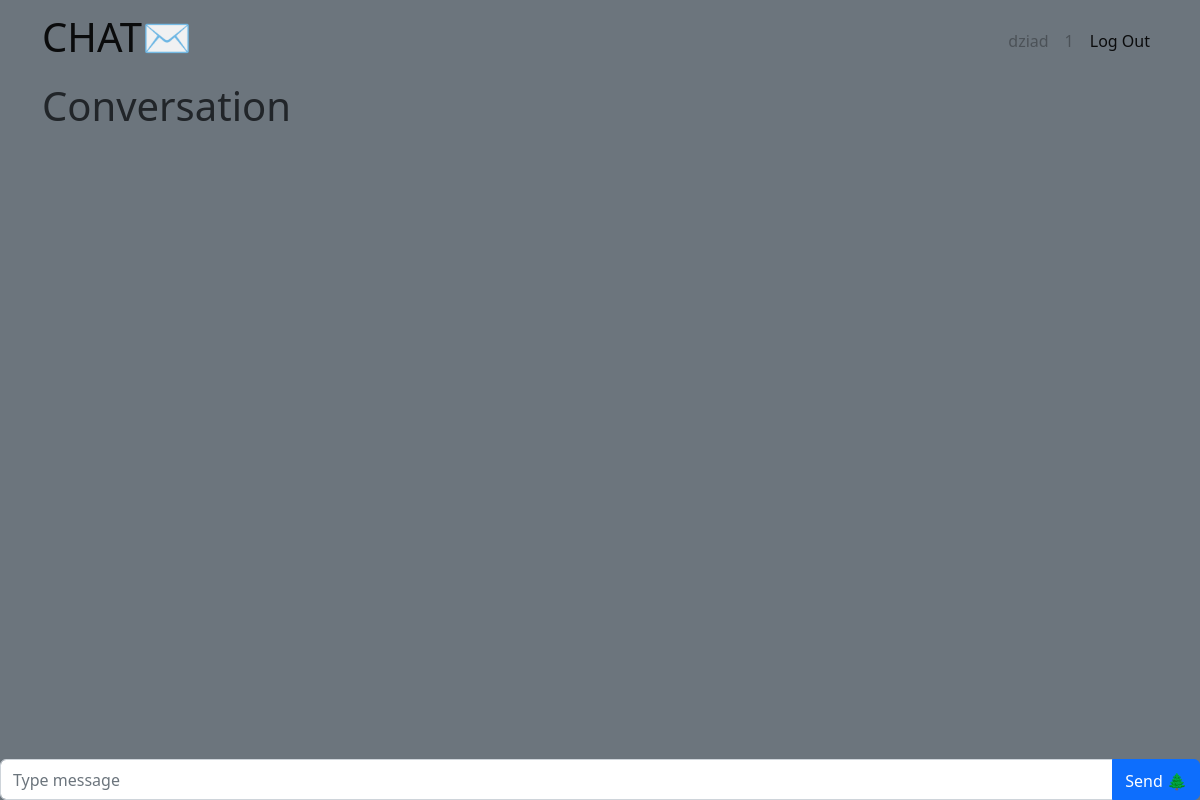
The app's page /conv/6 (signed in), older data.
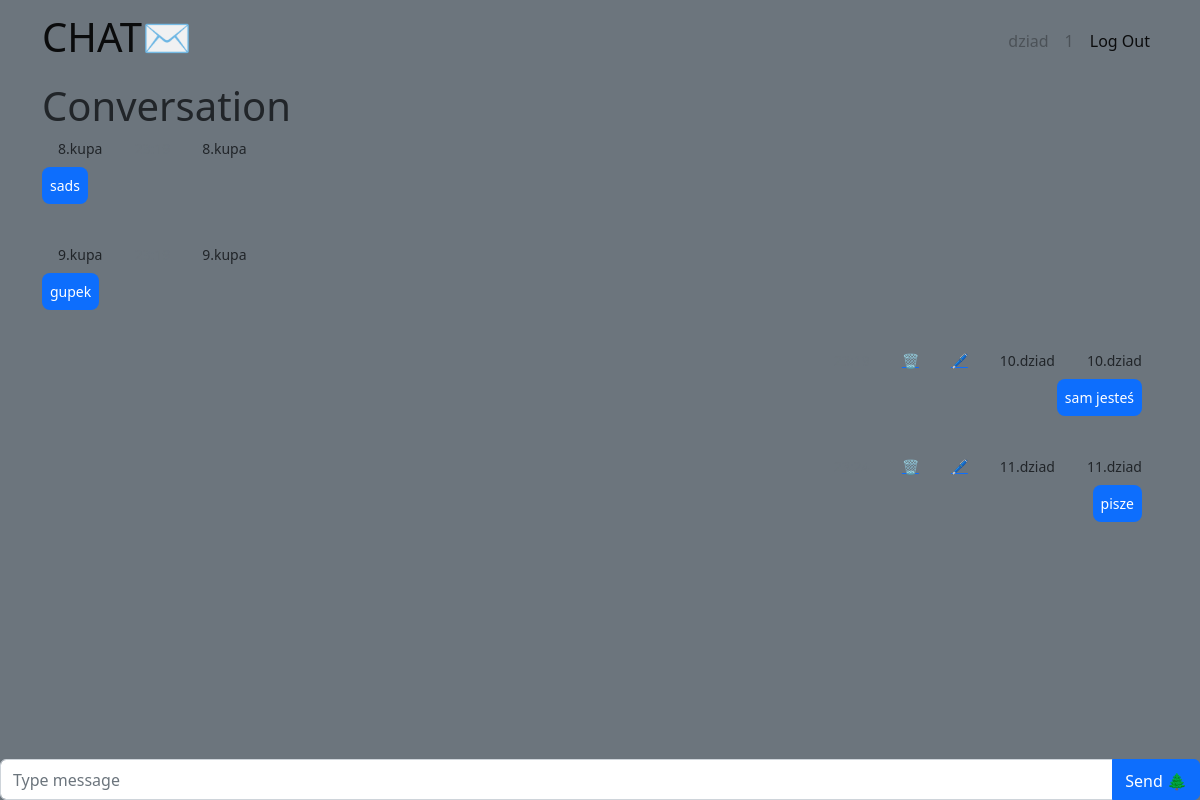
The same page, newer data.
### tables this page shows
CREATE TABLE message (
    id INTEGER PRIMARY KEY AUTOINCREMENT,
    author TEXT NOT NULL,
    value TEXT NOT NULL,
    date DATETIME NOT NULL,
    conv INTEGER
);

### chat/conv.py (the view, shortened to what this page needs)
@bp.route('/conv/<id>', methods=('GET', 'POST'))
@login_required
def conversation(id):
    db = get_db()
    messages = []
    try:
        messages = db.execute(
            f'SELECT * FROM message WHERE conv = {id}'
        ).fetchall()
        messages = messages[-50:]
        messages = [{k: item[k] for k in item.keys()} for item in messages]
    except Exception:
        pass
    for i in messages:
        i['date'] = datetime.strptime(i['date'], "%Y-%m-%d %H:%M:%S.%f")
        if i['date'] + timedelta(days=1) < datetime.now():
            i['date'] = datetime.strftime(i['date'], "%Y-%m-%d %H:%M")
        else:
            i['date'] = datetime.strftime(i['date'], "%H:%M")
        print(i['date'])
    user = -1
    uid = g.user['id']
    try:
        item = messages[-1]
        t = item['cuser']
        if item['cuser'] == uid:
            t = item['suser']
        user = db.execute(
                f'SELECT nickname FROM user WHERE id = {t}'
        ).fetchall()
        user = user[0]['nickname']
    except Exception:
        pass
    return render_template('chat/conversation.html', messages = messages, user=user, conv=id)

### chat/auth.py (called while the page is built)
@bp.before_app_request
def load_logged_in_user():
    user_id = session.get('user_id')
    if user_id is None:
        g.user = None
    else:
        g.user = get_db().execute(
            'SELECT * FROM user WHERE id = ?', (user_id,)
        ).fetchone()

def login_required(view):
    @functools.wraps(view)
    def wrapped_view(**kwargs):
        if g.user is None:
            return redirect(url_for('auth.login'))
        return view(**kwargs)
    return wrapped_view

### chat/db.py (called while the page is built)
def get_db():
    if 'db' not in g:
        g.db = sqlite3.connect(
            current_app.config['DATABASE'],
            detect_types=sqlite3.PARSE_DECLTYPES
        )
        g.db.row_factory = sqlite3.Row
    return g.db

### chat/templates/chat/conversation.html (shortened to what this page needs)
{% extends 'base.html' %}
{% block header %}
<h1>{% block title %}Conversation{% endblock %}</h1>
{% endblock %}
{% block content %}
<div class="row d-flex justify-content-center">
  {% for msg in messages %}
  <div class="d-flex {% if msg['author'] == g.user['nickname'] %}justify-content-end {% else %} justify-content-start{% endif %}">
    {% if msg['author'] == g.user['nickname'] %}
    <p class="small px-3 mb-1 text-muted">{{ msg['date'] }}</p>
      {% if msg['author'] == g.user['nickname'] %}
        <a class="small px-3 mb-1 card-link" href="{{ url_for('conv.delete', conv=conv, id=msg['id']) }}">🗑</a>
        <a class=" small px-3 mb-1 card-link" href="{{ url_for('conv.edit', conv=conv, id=msg['id']) }}">🖊</a>
      {% endif %}
    <p class="small px-3 mb-1">{{ msg['id'] }}.{{ msg['author'] }}</p>
    {% else %}
    <p class="small px-3 mb-1">{{ msg['id'] }}.{{ msg['author'] }}</p>
    <p class="small px-3 mb-1 text-muted">{{ msg['date'] }}</p>
    {% endif %}
    <p class="small px-3 mb-1">{{ msg['id'] }}.{{ msg['author'] }}</p>
  </div>
  <div
    class="d-flex flex-row {% if msg['author'] == g.user['nickname'] %}justify-content-end {% else %} justify-content-start{% endif %} mb-4 pt-1">
    <div>
      <p class="small p-2 me-3 mb-3 text-white rounded-3 {% if msg['author'] == g.user['nickname'] %}bg-primary {% else %} bg-primary{% endif %}">{{ msg['value'] }}</p>
    </div>
  </div>
  {% endfor %}
  </div>
  <form method="post" class="fixed-bottom">
    <div class="input-group mb-0">
      <input name="message" id="message" class="form-control" placeholder="Type message" value="{{ request.form['message'] }}" required></input>
      <button class="btn btn-primary" type="submit" id="button-addon2" style="padding-top: .55rem;">
        Send 🌲
      </button>
    </div>
  </form>
{% endblock %}

Row changes from the older to the newer data that the page shows:
added message: id "8", author "kupa", value "sads"
added message: id "9", author "kupa", value "gupek"
added message: id "10", author "dziad", value "sam jesteś"
added message: id "11", author "dziad", value "pisze"
